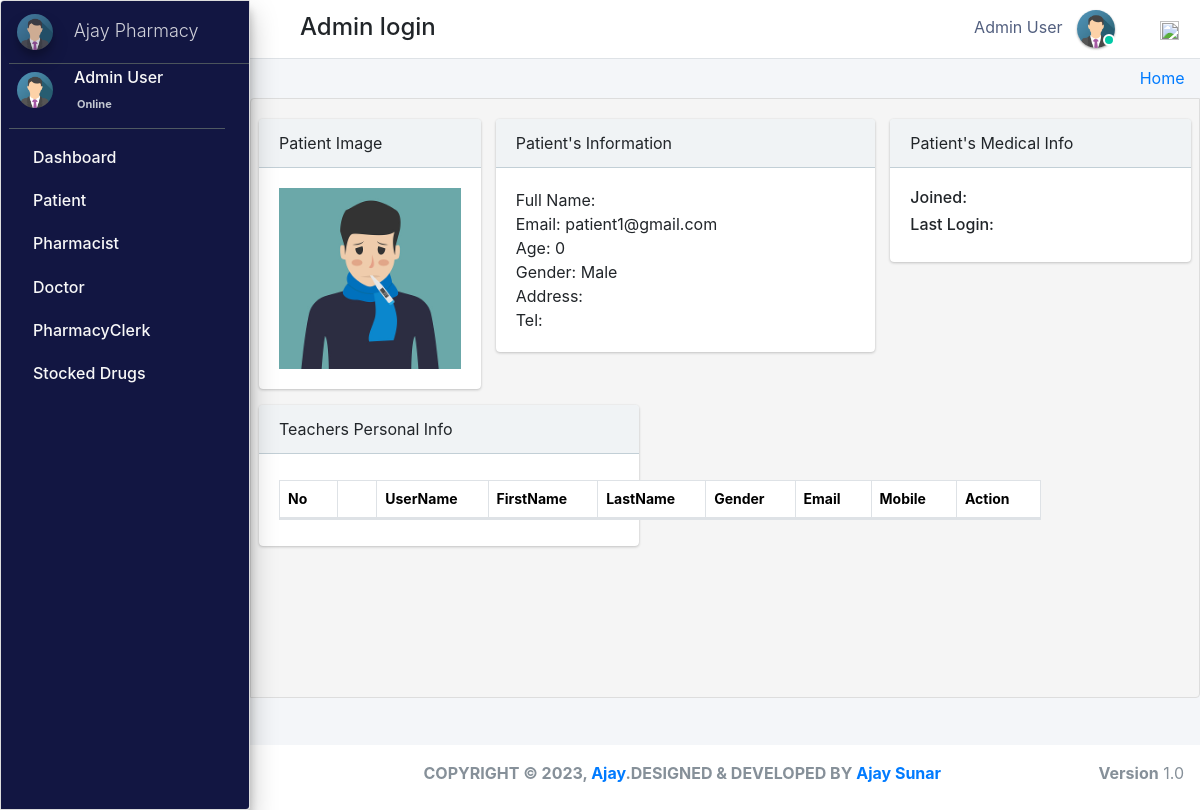
The page /admin_user/patient_personalRecords/1/ (signed in) on the database its author committed.
### pharmacy/models.py (models this page shows, shortened)
class CustomUser(AbstractUser):
    user_type_data = ((1, "AdminHOD"), (2, "Pharmacist"), (3, "Doctor"), (4, "PharmacyClerk"),(5, "Patients"))
    user_type = models.CharField(default=1, choices=user_type_data, max_length=10)

class AdminHOD(models.Model):
    gender_category=(
        ('Male','Male'),
        ('Female','Female'),
    )
    admin = models.OneToOneField(CustomUser,null=True, on_delete = models.CASCADE)
    emp_no= models.CharField(max_length=100,null=True,blank=True)
    gender=models.CharField(max_length=100,null=True,choices=gender_category)
    mobile=models.CharField(max_length=10,null=True,blank=True)
    address=models.CharField(max_length=300,null=True,blank=True)
    profile_pic=models.ImageField(default="admin.png",null=True,blank=True)
    created_at = models.DateTimeField(auto_now_add=True)
    updated_at = models.DateTimeField(auto_now=True)
    date_employed=models.DateTimeField(auto_now_add=True, auto_now=False)
    objects = models.Manager()

class Patients(models.Model):
    gender_category=(
        ('Male','Male'),
        ('Female','Female'),
    )
    admin = models.OneToOneField(CustomUser,null=True, on_delete = models.CASCADE)
    reg_no=models.CharField(max_length=30,null=True,blank=True,unique=True)
    gender=models.CharField(max_length=7,null=True,blank=True,choices=gender_category)
    first_name=models.CharField(max_length=20,null=True,blank=True)
    last_name=models.CharField(max_length=20,null=True,blank=True)
    dob=models.DateTimeField(auto_now_add= False, auto_now=False,null=True,blank=True)
    phone_number=models.CharField(max_length=10,null=True,blank=True)
    profile_pic=models.ImageField(default="patient.jpg",null=True,blank=True)
    age= models.IntegerField(default='0', blank=True, null=True)
    address=models.CharField(max_length=300,null=True,blank=True)
    date_admitted=models.DateTimeField(auto_now_add=True, auto_now=False)
    last_updated = models.DateTimeField(auto_now_add=False, auto_now=True)

### pharmacy/HODViews.py (the view)
# urls.py: path('admin_user/patient_personalRecords/<pk>/',HODViews.patient_personalRecords,name='patient_record'),
def patient_personalRecords(request,pk):
    patient=Patients.objects.get(id=pk)
    prescrip=patient.prescription_set.all()
    stocks=patient.dispense_set.all()
    context={
        "patient":patient,
        "prescription":prescrip,
        "stocks":stocks
    }
    return render(request,'hod_templates/patient_personalRecords.html',context)

### pharmacy/LoginCheckMiddleWare.py (called while the page is built, shortened)
    def process_view(self, request, view_func, view_args, view_kwargs):
        modulename = view_func.__module__
        user = request.user
        if user.is_authenticated:
            if user.user_type == "1":
                if modulename == "pharmacy.HODViews":
                    pass
                elif modulename == "":
                    pass
                elif modulename == "pharmacy.views" or modulename == "django.views.static":
                    pass
                else:
                    pass
            else:
                return redirect("login")
        else:
            if request.path == reverse("login"):
                pass
            else:
                return redirect("login")

### pharmacy/templates/hod_templates/patient_personalRecords.html (shortened to what this page needs)
{% extends 'hod_templates/base_template.html'%} {% block main_content %}
<div class="content">
    <div class="row pt">
        <div class="col-lg-3">
            <div class="card">
                <div class="card-header">
                     Patient Image
                </div>
                <div class="card-body d-flex justify-content-center">
                    <img src="{{patient.profile_pic.url}}" class="img-fluid" />
                </div>
            </div>
        </div>
        <div class="col-lg-5">
            <div class="card">
                <div class="card-header">
                     Patient's Information
                </div>
                <div class="card-body">
                    <tbody>
                        <tr>
                            <td>Full Name: {{patient.patientname}}</td>
                            <br>
                            <td>Email: {{ patient.admin.email }}</td>
                            <br>
                            <td>Age: {{ patient.age }}</td>
                            <br>
                            <td>Gender: {{ patient.gender }}</td>
                            <br>
                            <td>Address: {{ patient.adresss }}</td>
                            <br>
                            <td>Tel: {{ patient.mobile }}</td>
                        </tr>
                    </tbody>
                </div>
            </div>
        </div>
        <div class="col-lg-4">
            <div class="card">
                <div class="card-header">
                     Patient's Medical Info
                </div>
                <div class="card-body">
                    <h6>Joined: </h6>
                    <h6>Last Login: </h6>
                </div>
            </div>
        </div>
        <div class="col-lg-5">
            <div class="card">
                <div class="card-header">
                     Teachers Personal Info
                </div>
                <div class="card-body">
                    <table class="table table-bordered table-hover dataTable">
                        <thead>
                            <tr>
                                <th>No</th>
                                <th></th>
                                <th>UserName</th>
                                <th>FirstName</th>
                                <th>LastName</th>
                                <th>Gender</th>
                                <th>Email</th>
                                <th>Mobile</th>
                                <th class="text-center">Action</th>
                            </tr>
                        </thead>
                    </table>
                </div>
            </div>
        </div>
    </div>
</div>
{% endblock %}

### pharmacy/templates/hod_templates/base_template.html (shortened to what this page needs)
{% extends 'base_file.html' %} {% block htm %}
<body class="hold-transition sidebar-mini layout-fixed">
    <div class="wrapper">
        <nav class="main-header navbar navbar-expand navbar-white navbar-light">
            <ul class="navbar-nav">
                <li class="nav-item">
                    <a class="nav-link" data-widget="pushmenu" href="#" role="button"></a>
                </li>
            </ul>
            <h4 style="margin-left: 10px; margin-top: 5px;">Admin login </h4>
            <ul class="navbar-nav ml-auto">
                <li class="mx-3">
                    <a href="#" class="sm-submenu-with-image a">
                        <span>{{user.first_name}}  {{user.last_name}}</span>
                        <img src="{{request.user.adminhod.profile_pic.url}}" class="img-circle elevation-1" width="38" height="38" alt="">
                        <span class="avatar-status avatar-sm-status avatar-status-success"></span>
                    </a>
                </li>
                <li class="nav-item dropdown ml-3 low">
                    <a href="#" class="btn btn-outlined btn-black text-muted bg-transparent " data-toggle="dropdown" aria-expanded="false" data-wow-delay="0.7s"><img src="https://img.icons8.com/ios/50/000000/settings.png" width="19" height="19">
                    </a>
                </li>
            </ul>
        </nav>
        {% include 'hod_templates/sidebar.html'%}
        <div class="content-wrapper">
            <div class="content-header">
                <div class="container-fluid">
                    <div class="row ">
                        <div class="col-sm-6">
                        </div>
                        <div class="col-sm-6 ">
                            <ol class="breadcrumb float-sm-right">
                                <li class="breadcrumb-item"><a href="">Home</a></li>
                            </ol>
                        </div>
                    </div>
                </div>
            </div>
            {% block main_content %} {% endblock main_content %}
        </div>
        {% include 'hod_templates/footer.html'%}
    </div>
    {% endblock htm %}

### pharmacy/templates/hod_templates/sidebar.html (shortened to what this page needs)
<aside class="main-sidebar sidebar-dark-primary elevation-4">
    <a href="" class="brand-link ml-2">
        <img src="{{request.user.adminhod.profile_pic.url}}" alt="" width="36" height="36" class=" img-circle elevation-3" style="opacity: .8">
        <span class="brand-text font-weight-light mt-1 ml-3 mmust">Ajay  Pharmacy</span>
    </a>
    <div class="sidebar">
        <div class="user-panel mr-3">
            <div class="pull-left image sm-submenu-with-image a ml-2 ">
                <img src="{{request.user.adminhod.profile_pic.url}}" class="img-circle mt-2" width="36" height="36" alt="User Image">
            </div>
            <div class="pull-left info">
                <p>{{user.first_name}} {{user.last_name}}</p>
                <a href="#"> Online</a>
            </div>
        </div>
        <nav class="mt-2">
            <ul class="nav nav-pills nav-sidebar flex-column" data-widget="treeview" role="menu" data-accordion="false">
                <li class="nav-item">
                    <a href="{% url  'admin_dashboard' %}" class="nav-link">
                        <p>
                            Dashboard
                        </p>
                    </a>
                </li>
                <li class="nav-item">
                    <a href="#" class="nav-link">
                        <p>
                            Patient
                        </p>
                    </a>
                </li>
                <li class="nav-item">
                    <a href="#" class="nav-link">
                        <p>
                            Pharmacist
                        </p>
                    </a>
                </li>
                <li class="nav-item">
                    <a href="#" class="nav-link">
                        <p>
                            Doctor
                        </p>
                    </a>
                </li>
                <li class="nav-item">
                    <a href="#" class="nav-link">
                        <p>
                            PharmacyClerk
                        </p>
                    </a>
                </li>
                <li class="nav-item">
                    <a href="#" class="nav-link">
                        <p>
                            Stocked Drugs
                        </p>
                    </a>
                </li>
            </ul>
        </nav>
    </div>
</aside>

### static/css/main.css (style rules this page uses)
html { font-family: sans-serif; line-height: 1.15; -webkit-text-size-adjust: 100%; -webkit-tap-highlight-color: transparent; }
body { overflow-y: hidden; overflow-x: hidden; font-family: -apple-system, BlinkMacSystemFont, "Segoe UI", Roboto, "Helvetica Neue", Arial, "Noto Sans", sans-serif, "Apple Color Emoji", "Segoe UI Emoji", "Segoe UI Symbol", "Noto Color Emoji" !important; }
th { color: rgb(0, 0, 0); font-size: 14px !important; }
.content { background-color: #f5f5f5; border: 1px solid #dddddd; border-radius: 4px 0px 4px 0px; left: -1px; padding: 10px 7px 5px; }
.main-sidebar { background: #ffffff; border: 1px solid #dddddd; border-radius: 4px 0px 4px 0px; font-weight: bold; }
.content { height: 75vh; overflow-y: scroll; overflow-x: hidden; }
.content .row { margin-top: 20px !important; }
.main-sidebar { background-color: #121642 !important; color: white !important; }
.main-sidebar p { color: #f8f8f8 !important; font-weight: 500 !important }
.avatar-status { position: absolute; bottom: 12px; right: 75.4px; display: -ms-inline-flexbox; display: inline-flex; -ms-flex-negative: 0; flex-shrink: 0; -ms-flex-pack: center; justify-content: center; -ms-flex-align: center; align-items: center; white-space: nowrap; text-align: center; vertical-align: baseline; font-weight: 600; border: .125rem solid #fff; width: 12px; height: 12px; line-height: 1; font-size: .71094rem; border-radius: 50%; }
.avatar-status-success { color: #fff; background-color: #00c9a7; }
.table>tbody>tr>td, .table>tbody>tr>th, .table>tfoot>tr>td, .table>tfoot>tr>th, .table>thead>tr>td, .table>thead>tr>th { padding: 8px; line-height: 1.42857143; vertical-align: top; }
.pt .card-header { padding: 0.75rem 1.25rem; margin-bottom: 0; background-color: #f0f3f5; border-bottom: 1px solid #c2cfd6; }
.pull-left { float: left; }
.pull-left { float: left!important; }
.user-panel>.info { padding: 5px 5px 5px 15px; line-height: 1; position: absolute; left: 55px; }
.user-panel>.info>p { font-weight: 600; margin-bottom: 9px; }
p { margin: 0 0 10px; }
.user-panel { padding-bottom: 20px; }
.user-panel:after { clear: both; }
.user-panel:before, .user-panel:after { content: " "; display: table; }
.user-panel>.info>a { text-decoration: none; padding-right: 5px; margin-top: 3px; font-size: 11px; overflow: hidden; white-space: nowrap; }
.mmust { overflow: hidden; white-space: nowrap; font-size: 18px; }
.table { background: white !important; }
.container-fluid { width: 100%; padding-right: 15px; padding-left: 15px; margin-right: auto; margin-left: auto; }
.row { display: flex; flex-wrap: wrap; margin-right: -15px; margin-left: -15px; }
.d-flex { display: flex !important; z-index: 44; }
.d-flex { display: flex !important; }
.img-circle { border-radius: 50%; }
.content-wrapper .content-header { padding: 5px 0.5rem !important; }

### static/css/profile.css (style rules this page uses)
li { list-style-type: none ! }
.navbar-nav span { color: #525f7f !important; margin-right: 10px !important; }
body { font-family: 'Rubik', sans-serif; height: 100% !important; }

### rows shown on the page
CustomUser: first_name "Admin", last_name "User", user.adminhod.profile_pic (picture)
Patients: profile_pic (picture), admin.email "patient1@gmail.com", age "0", gender "Male"
